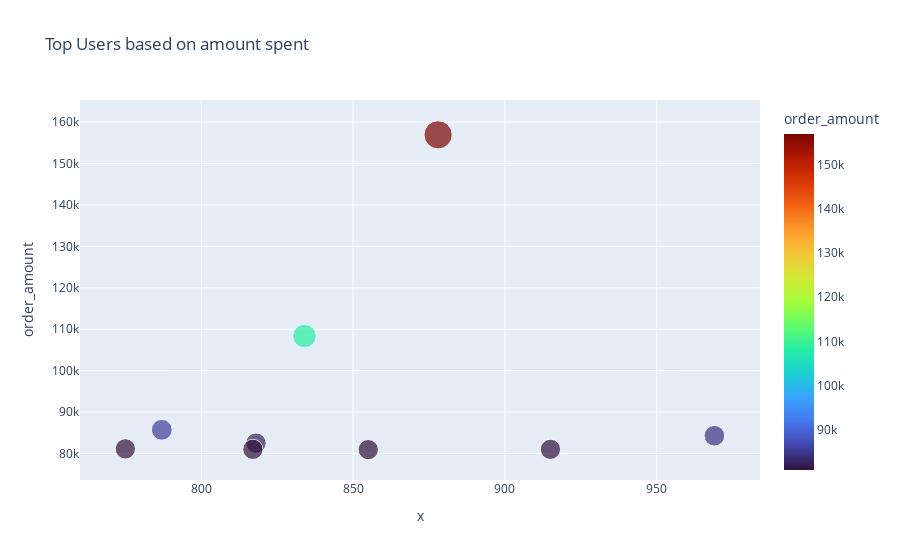

This figure's notebook cell:
### Code cell
# removing the top 1 data point from the above list
px.scatter(
    top_10_user_by_purchase.loc[top_10_user_by_purchase.index != 607],
    x = top_10_user_by_purchase.loc[top_10_user_by_purchase.index != 607].index,
    y = 'order_amount',
    color='order_amount',
    size= 'order_amount',
    title= 'Top Users based on amount spent',
    color_continuous_scale='turbo'
       
)

### Figure 1 — Plotly figure (JSON) as saved in the notebook; plotly's stock layout.template omitted (floating-point values rounded to 4 significant figures)
{"data": [{"hovertemplate": "x=%{x}<br>order_amount=%{marker.color}<extra></extra>", "legendgroup": "", "marker": {"color": [156936, 108342, 85707, 84269, 82485, 81114, 80992, 80988, 80915], "coloraxis": "coloraxis", "size": [156936, 108342, 85707, 84269, 82485, 81114, 80992, 80988, 80915], "sizemode": "area", "sizeref": 392.3, "symbol": "circle"}, "mode": "markers", "name": "", "orientation": "v", "showlegend": false, "type": "scatter", "x": [878, 834, 787, 969, 818, 775, 915, 817, 855], "xaxis": "x", "y": [156936, 108342, 85707, 84269, 82485, 81114, 80992, 80988, 80915], "yaxis": "y"}], "layout": {"coloraxis": {"colorbar": {"title": {"text": "order_amount"}}, "colorscale": [[0, "#30123b"], [0.07143, "#4145ab"], [0.1429, "#4675ed"], [0.2143, "#39a2fc"], [0.2857, "#1bcfd4"], [0.3571, "#24eca6"], [0.4286, "#61fc6c"], [0.5, "#a4fc3b"], [0.5714, "#d1e834"], [0.6429, "#f3c63a"], [0.7143, "#fe9b2d"], [0.7857, "#f36315"], [0.8571, "#d93806"], [0.9286, "#b11901"], [1, "#7a0402"]]}, "legend": {"itemsizing": "constant", "tracegroupgap": 0}, "title": {"text": "Top Users based on amount spent"}, "xaxis": {"anchor": "y", "domain": [0, 1], "title": {"text": "x"}}, "yaxis": {"anchor": "x", "domain": [0, 1], "title": {"text": "order_amount"}}}}
